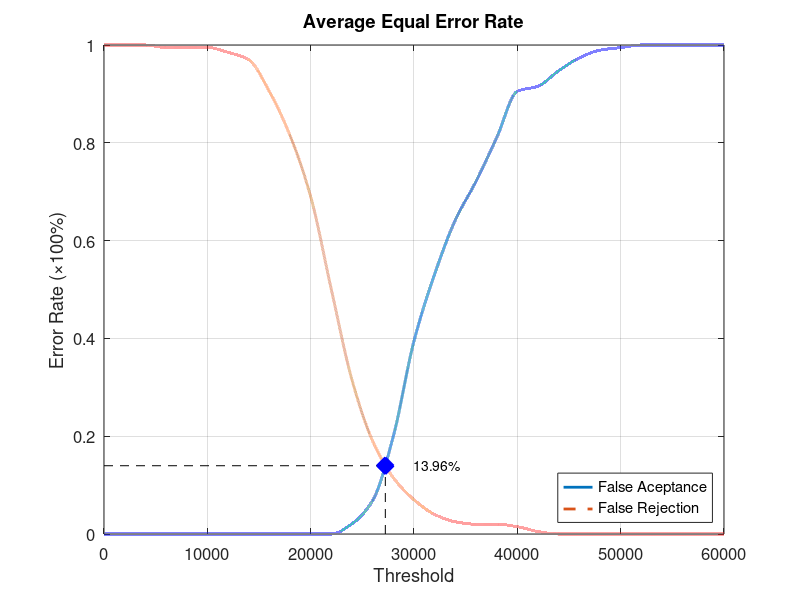
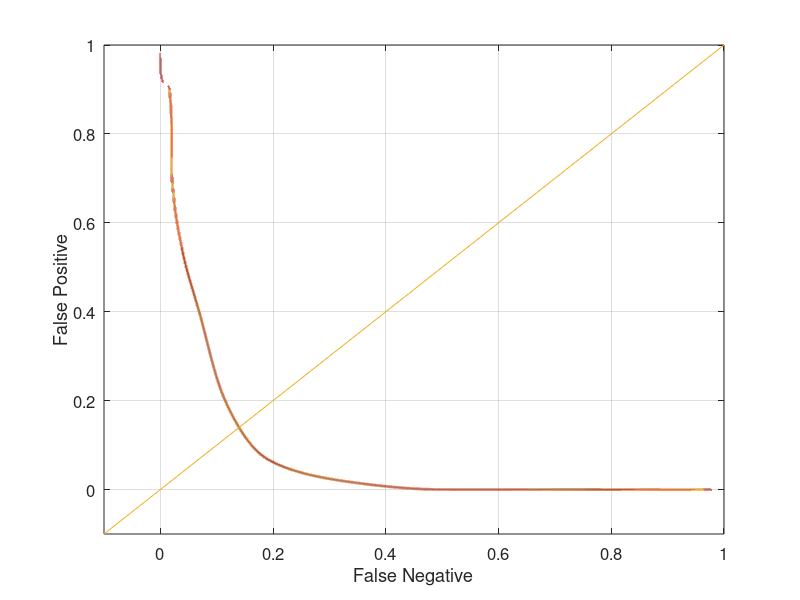

MATLAB code for these plots, in order:
function yEER = Database2_3
close all;
clear;
clc;
x = 0:2000:60000;
xq = 0:0.5:60000;

y0 = [0 0 0 0 0 0 0 0 0 0 0 0 0.0210526 0.0684211 0.2 0.394737 0.531579 0.642105 0.721053 0.810526 0.905263 0.915789 0.947368 0.973684 0.989474 0.994737 1 1 1 1 1];
yy0 = interp1(x, y0, xq, 'pchip');
y1 = [1 1 1 0.995 0.995 0.995 0.985 0.97 0.905 0.815 0.69 0.5 0.315 0.19 0.115 0.07 0.04 0.025 0.02 0.02 0.015 0.005 0 0 0 0 0 0 0 0 0];
yy1 = interp1(x, y1, xq, 'pchip');

% Calculating EER: 
y2 = abs(y0 - y1);
find(y2 == min(y2))
yy2 = abs(yy0 - yy1);
xEER = find(yy2 == min(yy2));
xEERIndex = xq(xEER) % X-axis EER
yEER = yy0(xEER) % Y-axis EER

main = figure
plot(xq, yy0,'-','LineWidth', 2);	hold on
plot(xq, yy1,'--','LineWidth', 2);	hold on
plot([xEERIndex xEERIndex], [0 yEER], 'k--');	hold on
plot([0 xEERIndex], [yEER yEER], 'k--');	hold on
plot(xEERIndex, yEER, 'bx', 'LineWidth', 10);	hold on
text(xEERIndex + 10 * xEERIndex / 100, yEER, [num2str(round((10000 * yEER)) / 100) '%'])
legend('False Aceptance', 'False Rejection', 'Location', 'SouthEast')
xlabel('Threshold')
ylabel('Error Rate (\times100%)')
title('Average Equal Error Rate')
set(gca, 'FontSize', 12)
axis([0 60000 0 1])
grid on

print(main, 'Database2_3Main', '-dpng');
FNRxFPR = figure('Color', [1 1 1]);
plot(yy1, yy0, '-', yy1, yy0, 'LineWidth', 2);
hold on
y = -0.1:0.1:1
plot(y, y); 
set(gca, 'FontSize', 12)
xlabel('False Negative')
ylabel('False Positive')
axis([-0.1 1 -0.1 1])
set(gca, 'FontSize', 12)
grid on

print(FNRxFPR, 'Database2_3FNRxFPR','-dpng');
end
